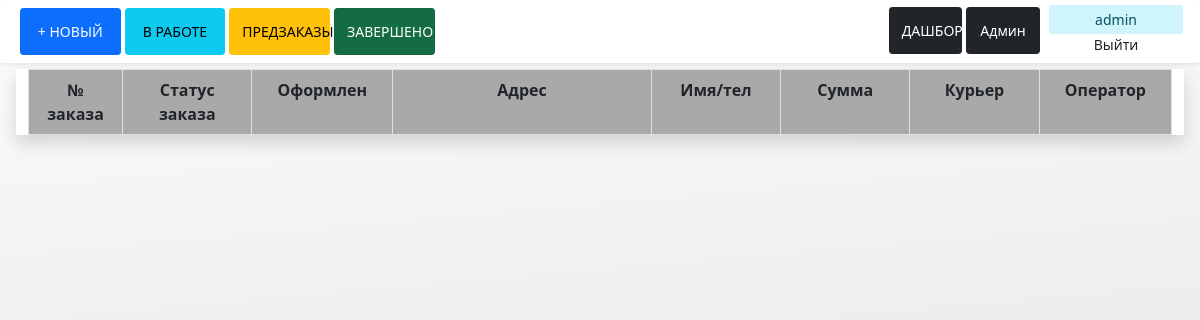
/completed_orders/ (signed in), run on an earlier commit of the app's database.
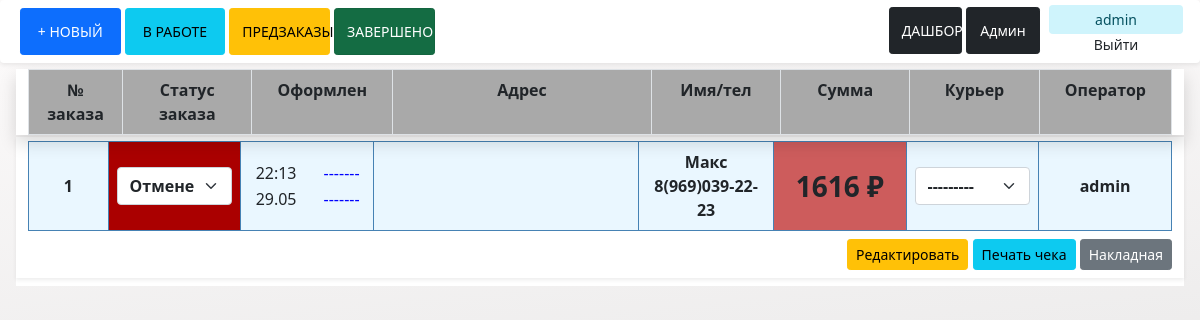
And on a later commit of the database.
### orders/models.py (models this page shows, shortened)
class Order(models.Model):
    NEW = 'NEW'
    PREORDER = 'PRO'
    PREPARING = 'PRP'
    READY = 'RDY'
    DELIVERED = 'DLV'
    COMPLETED = 'COM'
    CANCELED = 'CAN'
    ORDER_STATUS_CHOICES = (
        (NEW, 'Новый'),
        (PREORDER, 'Предзаказ'),
        (PREPARING, 'Готовится'),
        (READY, 'Готов'),
        (DELIVERED, 'Доставляется'),
        (COMPLETED, 'Выполнен'),
        (CANCELED, 'Отменен')
    )
    CASH = 'CAS'
    ONLINE = 'ONL'
    TERMINAL = 'TER'
    TRANSFER = 'TRN'
    PAY_METHOD_CHOICES = (
        (CASH, 'Наличными'),
        (ONLINE, 'Онлайн'),
        (TERMINAL, 'Терминал'),
        (TRANSFER, 'Переводом')
    )
    client_data = models.ForeignKey(
        Client,
        on_delete=models.SET_NULL,
        verbose_name="Клиент",
        related_name="c_order",
        blank=True,
        null=True,
    )
    order_status = models.CharField(
        "Статус заказа",
        max_length=3,
        choices=ORDER_STATUS_CHOICES,
        default=NEW,
        blank=True,
        null=True,
    )
    delivery_price = models.ForeignKey(
        DeliveryPrice,
        on_delete=models.SET_NULL,
        verbose_name="Стоимость доставки",
        related_name="shipping_cost",
        blank=True,
        null=True,
    )
    discount_sum = models.ForeignKey(
        Discounts,
        on_delete=models.SET_NULL,
        verbose_name="Скидка на заказ",
        related_name="orders_discount",
        blank=True,
        null=True,
    )
    pay_method = models.CharField(
        "Способ оплаты",
        choices=PAY_METHOD_CHOICES,
        default=CASH,
        max_length=3,
        blank=True,
        null=True,
    )
    paid = models.BooleanField(verbose_name="Оплачено", default=False)
    persons = models.PositiveIntegerField("Количество персон",
                                          blank=True, null=True, default=0)
    pre_order = models.DateTimeField("Доставить", blank=True, null=True)
    staff_comment = models.TextField("Комментарий для повара",
                                     max_length=150, blank=True, null=True)
    sales_channel = models.ForeignKey(
        SalesChannel,
        on_delete=models.SET_NULL,
        verbose_name="Канал продаж",
        related_name="channels",
        blank=True,
        null=True,
    )
    courier = models.ForeignKey(
        Courier,
        on_delete=models.CASCADE,
        verbose_name="Курьер",
        related_name="courier",
        blank=True,
        null=True,
    )
    created_at = models.DateTimeField("Создано", auto_now_add=True)
    updated_at = models.DateTimeField("Обновлено", auto_now=True)
    operator = models.ForeignKey(
        User,
        on_delete=models.SET_NULL,
        null=True,
        verbose_name="Оператор",
    )
    class Meta:
        verbose_name = "заказ"
        verbose_name_plural = "заказы"
        ordering = ['-created_at']

### clients/models.py (models this page shows, shortened)
class Client(models.Model):
    name = models.CharField("Имя", max_length=30)
    phone = models.CharField("Телефон", max_length=18, db_index=True)
    address = models.CharField("Адрес", max_length=250, blank=True, null=True)
    home = models.CharField("Дом", max_length=250, blank=True, null=True)
    building = models.CharField("Корпус", max_length=250, blank=True, null=True)
    room = models.CharField("Квартира", max_length=50, blank=True, null=True)
    entrance = models.CharField("Подъезд", max_length=50, blank=True, null=True)
    floor = models.CharField("Этаж", max_length=10, blank=True, null=True)
    code = models.CharField("Код домофона", max_length=50, blank=True, null=True)
    mark = models.TextField("Отметка", max_length=150, blank=True, null=True)
    orders_count = models.PositiveIntegerField("Количество заказов", default='0', blank=True)
    client_type = models.ForeignKey(
        ClientType,
        verbose_name="Тип клиента",
        on_delete=models.SET_NULL,
        blank=True,
        null=True,
    )
    created_at = models.DateTimeField("Создано", auto_now_add=True)
    updated_at = models.DateTimeField("Обновлено", auto_now=True)
    class Meta:
        verbose_name = "клиент"
        verbose_name_plural = "клиенты"

### orders/views.py (the view)
# urls.py: path('completed_orders/', CompletedOrdersListView.as_view(), name='completed_orders_list'),
class CompletedOrdersListView(LoginRequiredMixin, View):
    redirect_to_login = True
    def get(self, request, *args, **kwargs):
        completed_orders = Order.objects.filter(Q(order_status="COM") |
                                                Q(order_status="CAN"))
        return render(request, 'orders/complete_orders_list.html', context={
            'completed_orders': completed_orders,
            'form_status': OrderCourierForm(),
            'title': "Завершенные"
        })

### orders/forms.py
class OrderCourierForm(forms.ModelForm):
    class Meta:
        model = Order
        fields = ('courier',)
        widgets = {
            'courier': forms.Select(
                attrs={
                    'class': "form-select fw-bold",
                    'id': "list_order_courier",
                    "data-order-courier-id": '{{ order.pk }}'
                }
            ),
        }

### templates/orders/complete_orders_list.html (shortened to what this page needs)
{% extends 'base.html' %}
{% block navbar %}{% include 'orders/includes/navbar.html' %}{% endblock navbar %}
{% block table_description %}
    {% include 'orders/includes/orders_table_description.html' %}
{% endblock table_description %}
{% block content %}
    <section class="container-fluid">
        <div class="row m-1 bg-white sticky_description" id="order_list_block">
            {% for order in completed_orders %}
                {% include 'orders/includes/order.html' %}
            {% endfor %}
        </div>
    </section>
{% endblock content %}

### templates/base.html (shortened to what this page needs)
<!DOCTYPE html>
{% load static %}
<html lang="ru">
<head>
    <link rel="stylesheet" href="{% static 'css/style.css' %}" type="text/css">
    <link href="https://cdn.jsdelivr.net/npm/bootstrap@5.1.1/dist/css/bootstrap.min.css" rel="stylesheet"
>
</head>
<body id="content">
{% block navbar %}{% endblock navbar %}
{% block table_description %}{% endblock table_description %}
{% block content %}{% endblock content %}
</body>
</html>

### templates/orders/includes/navbar.html
<nav class="container-fluid shadow-sm bg-white sticky-top rounded" style="z-index: 1999">
    <div class="col-7 p-2" id="orders_nav">
        <a href="{% url "orders:create_order" %}"
           class="btn btn-sm btn-primary nav_button">+ НОВЫЙ
        </a>
        <a href="{% url "orders:orders_list" %}"
           class="btn btn-sm btn-info nav_button">
            В РАБОТЕ
        </a>
        <a href="{% url "orders:pre_orders_list" %}"
           class="btn btn-sm btn-warning nav_button">
            ПРЕДЗАКАЗЫ
        </a>
        <a href="{% url "orders:completed_orders_list" %}"
           class="btn btn-sm btn-success active nav_button">
            ЗАВЕРШЕНО
        </a>
    </div>
    <div class="col-5" style="text-align: right;">
        {% if user.is_superuser %}
            <a href="{% url "orders:dash" %}" class="btn btn-sm btn-dark nav_button">ДАШБОРД</a>
            <a href="{% url "admin:index" %}" class="btn btn-sm btn-dark nav_button">Админ</a>
        {% endif %}
        <a href="{% url "logout" %}" class="btn btn-sm p-1" style="width: 9rem">
            <div class="alert-info p-1 rounded-2">{{ user }}</div>
            <div>Выйти</div>
        </a>
    </div>
</nav>

### templates/orders/includes/orders_table_description.html
{% load static %}
<section class="container-fluid" style="position: sticky;top: 69px;z-index: 1;">
    <div class="m-1 bg-white shadow" style="padding-right: 12px;padding-left: 12px;margin-top: 0 !important;">
        <table class="table table-bordered mb-1 mt-1" style="background-color: darkgray">
            <tr class="text-center">
                <th scope="col" class="col-1" style="width: 5%">№ заказа</th>
                <th scope="col" class="col-1">Статус заказа</th>
                <th scope="col" class="col-1">Оформлен</th>
                <th scope="col" class="col-2">Адрес</th>
                <th scope="col" class="col-1">Имя/тел</th>
                <th scope="col" class="col-1">Сумма</th>
                <th scope="col" class="col-1">Курьер</th>
                <th scope="col" class="col-1">Оператор</th>
            </tr>
        </table>
    </div>
</section>

### templates/orders/includes/order.html (shortened to what this page needs)
<div class="shadow-sm mb-2">
    <table class="table table-bordered mb-1 mt-1" style="background-color: #eaf7ff; border-color: steelblue">
        <tr class="text-center" style="vertical-align: middle;">
            <form method="post">
                <th scope="col" class="col-1" style="width: 5%">{{ order.pk }}</th>
                <th scope="col"
                    class="col-1 {{ order.order_status }}-order"
                    id="status_data">
                    {% if order.order_status == 'COM' %}
                        <select name="order_status"
                                class="form-select fw-bold"
                                id="id_order_status"
                                data-order-id="{{ order.pk }}">
                        <option value="COM" selected>Выполнен</option>
                        <option value="CAN">Отмена</option>
                    {% elif order.order_status == 'CAN' %}
                        <select name="order_status"
                                class="form-select fw-bold"
                                id="id_order_status"
                                data-order-id="{{ order.pk }}">
                            <option value="CAN" selected>Отменен</option>
                        </select>
                    {% endif %}
                </th>
                <td class="col-1">
                    <table class="m-auto">
                        <tbody>
                        <tr>
                            <td class="">
                                <table>
                                    <tbody>
                                    <tr>
                                        <td>
                                            {{ order.created_at|time:'H:i' }}
                                        </td>
                                    </tr>
                                    <tr>
                                        <td>
                                            {{ order.updated_at|date:'d.m' }}
                                        </td>
                                    </tr>
                                    </tbody>
                                </table>
                            </td>
                            <td class="ps-4 pe-0">
                                <table>
                                    <tbody>
                                    <tr>
                                        <td style="color: blue">
                                            {{ order.pre_order|time:'H:i'|default:'-------' }}
                                        </td>
                                    </tr>
                                    <tr>
                                        <td style="color: blue">
                                            {{ order.pre_order|date:'d.m'|default:'-------' }}
                                        </td>
                                    </tr>
                                    </tbody>
                                </table>
                            </td>
                        </tr>
                        </tbody>
                    </table>
                </td>
                <th scope="col" class="col-2 text-start">
                </th>
                <th scope="col" class="col-1">
                    <span>{{ order.client_data.name.title|default_if_none:'' }}</span><br>
                    <span id="id_phone_for_status">{{ order.client_data.phone|default_if_none:'' }}</span>
                </th>
                {% if order.paid == True %}
                    <th scope="col" class="col-1 fs-3" style="background-color: limegreen">1616 ₽</th>
                {% else %}
                    <th scope="col" class="col-1 fs-3" style="background-color: indianred">1616 ₽</th>
                {% endif %}
                <th scope="col" class="col-1">{{ form_status.courier }}</th>
                <th scope="col" class="col-1">{{ order.operator.first_name|default:order.operator }}</th>
            </form>
        </tr>
    </table>
    <div class="text-end mb-2 mt-2">
        <a href="{% url 'orders:update_order' order.pk %}"
           style="text-decoration: none"
           class="btn btn-sm btn-warning">Редактировать
        </a>
        <a href="{% url 'orders:check' order.pk %}"
           target="_blank"
           class="btn btn-sm btn-info text-decoration-none">
            Печать чека
        </a>
        <a href="{% url 'orders:invoice' order.pk %}"
           target="_blank"
           class="btn btn-sm btn-secondary text-decoration-none">
            Накладная
        </a>
    </div>
</div>

### static/css/style.css (style rules this page uses)
html { overflow: auto; height: 100%; background-image: linear-gradient( 0deg, #fdfbfb 0%, #dddddd 100%); }
body { background-image: linear-gradient( 175deg, #fdfbfb 0%, #dddddd 100%); height: 100%; }
nav { display: flex; justify-content: space-between; }
.nav_button { padding: 12px !important; width: 15%; }
.sticky_description { position: sticky; top: 80px; }
.CAN-order { font-weight: bold; margin: 0; color: white; background-color: #aa0000 !important; }

What changed in the data, as far as the page shows it:
added Order: pk "1", order_status "Отменен", created_at "22:13", updated_at "29.05", pre_order "-------", client_data.name "Макс", client_data.phone "8(969)039-22-23", paid "1616 ₽", operator.first_name "admin"
